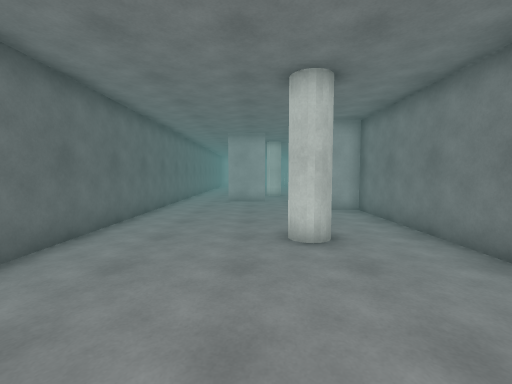
view 1 (above)

13 first-person views from a walk through a Unity game level. The camera is 1.5 m above the floor, tilts 4° down and sees 90° across. The floor is counted in squares, 1 m on a side. Each view is taken from the middle of a square. On the plan, view 1 faces up. The plan holds only what a view shows up to about 13 squares ahead; the rest is blank. The place goes on beyond the plan. The player is left out. Surface patterns are stand-ins for the level's own textures.

view 2
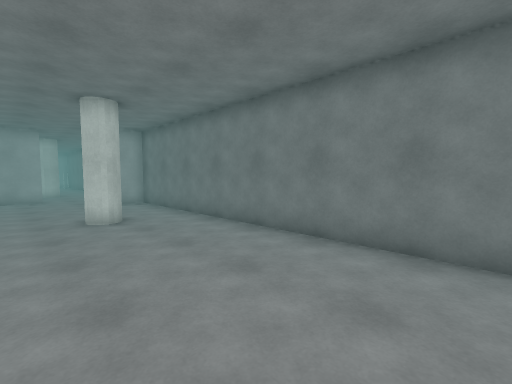

view 3
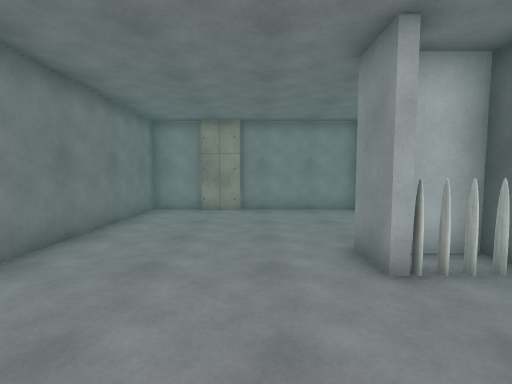

view 4
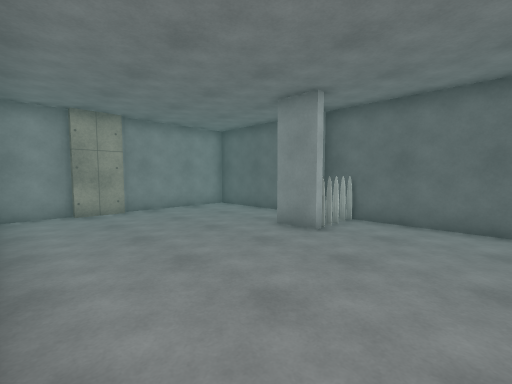

view 5
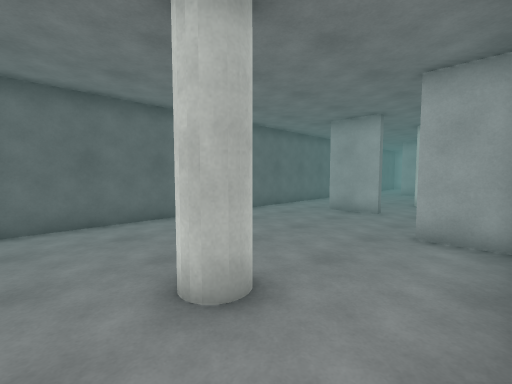

view 6
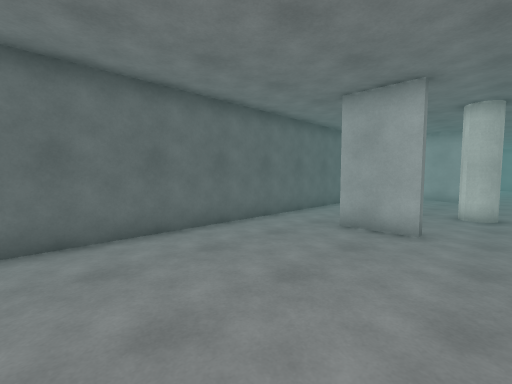

view 7
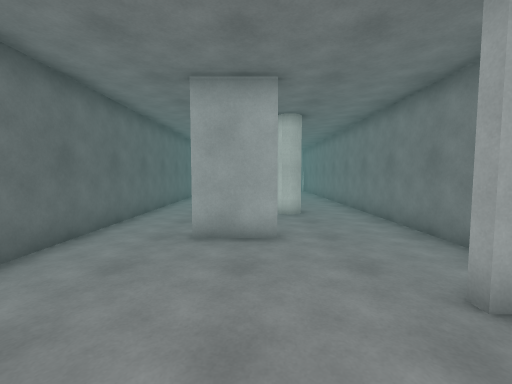

view 8
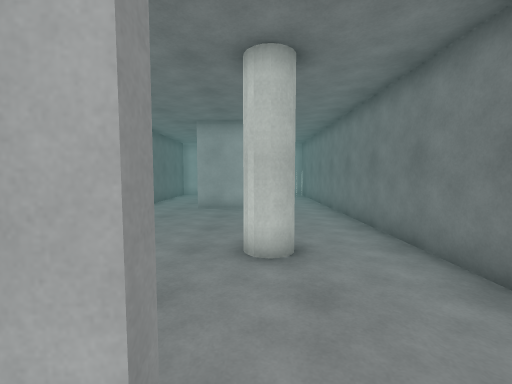

view 9
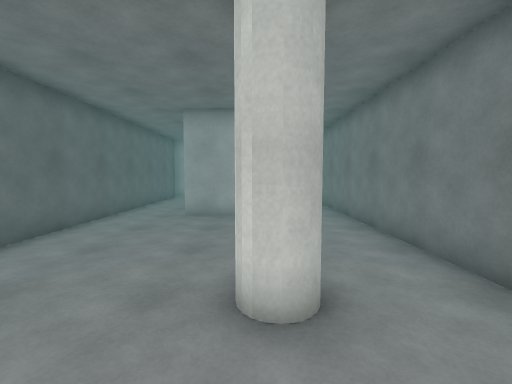

view 10
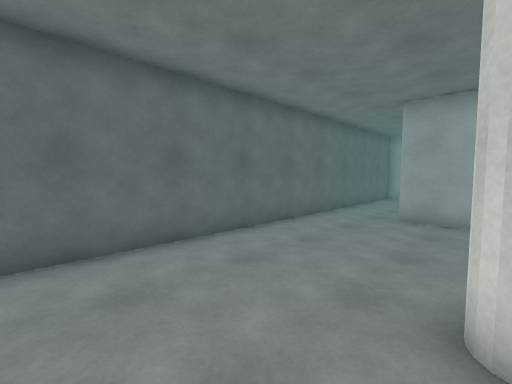

view 11
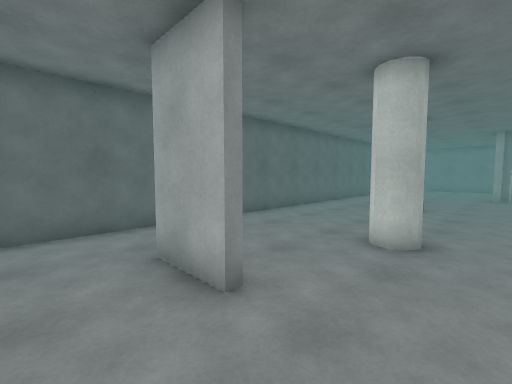

view 12
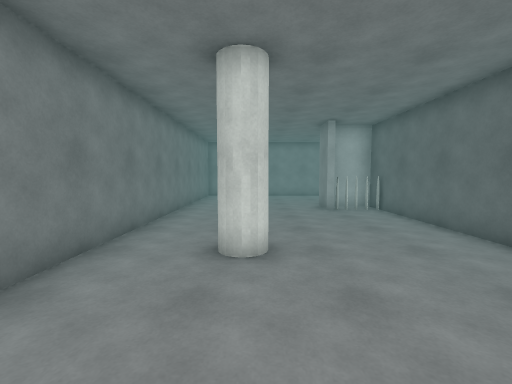

view 13
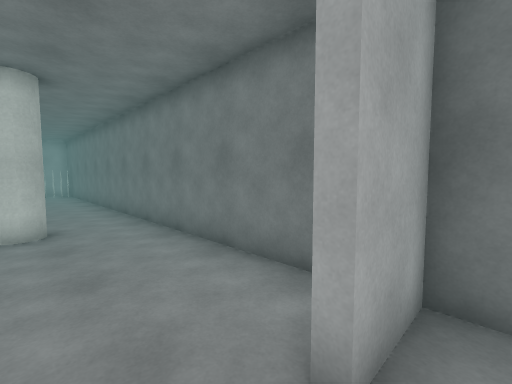

### Floor plan
Points are (right, up) in squares from view 1. A wall is a line through its corners. A room is listed if a view was taken in it or the views show most of it. See-through windows are left out.
Room 1 (views 1, 2, 3, 4, 5, 6, 7, 8, 12, 13)
walls: (-2.4, 0.3) (-2, 0.3) (-2, -1.1); (-4.2, -2.9) (-4.2, -6.2); (0.6, -6.5) (2.2, -6.5); (2.1, -6.8) (4.3, -6.8) (4.3, 10.7) (2.5, 10.7); (-4.2, -6.8) (0.6, -6.8); (0.5, 14) (-1.5, 14); (-4.2, 14.6) (-4.2, -0.8) (-2.5, -0.8)
ways out: opening at (-2.5, 14) to room 2; opening at (1.5, 12.5) to room 2
objects: other object (1, 6) to (2, 6)
Room 2 (views 9, 10, 11)
walls: (0.5, 14.4) (0.5, 14); (0.5, 24) (-1.5, 24); (-4.2, 24.5) (-4.2, 14.6); (4.3, 12) (4.3, 24.5)
ways out: opening at (-2.5, 14) to room 1; opening at (1.5, 12.5) to room 1
objects: other object (1, 18) to (2, 18)

Positions as (right, up) in squares from view 1, and headings:
1: (0, 0), facing up
2: (-1, -3), facing up-right
3: (0, 4), facing down
4: (4, 4), facing down-left
5: (4, 4), facing up-left
6: (2, 7), facing up-left
7: (0, 8), facing up
8: (1, 13), facing up
9: (1, 15), facing up
10: (1, 15), facing up-left
11: (3, 12), facing up-left
12: (1, 11), facing down
13: (1, 10), facing up-right
